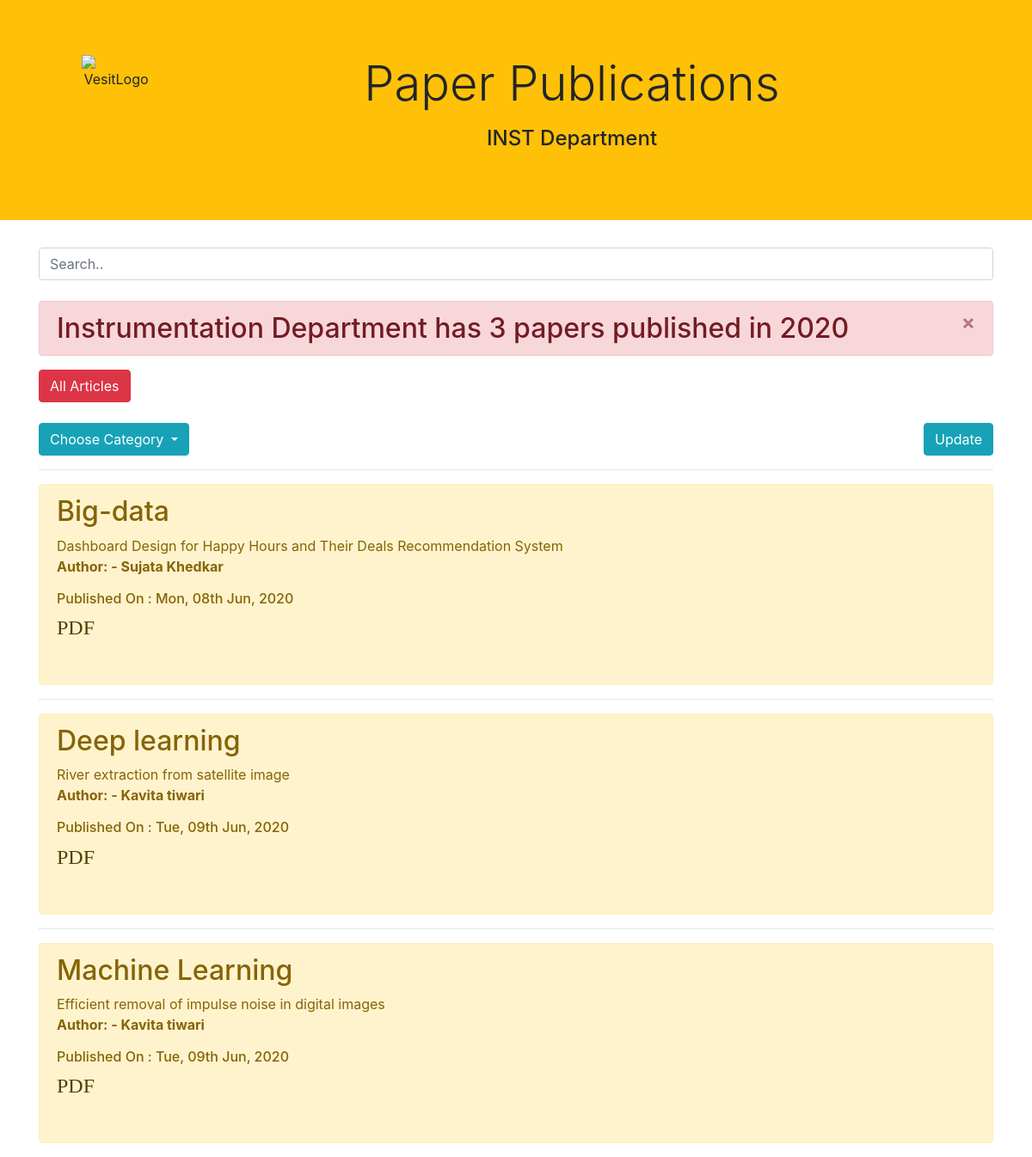
Page /inst/2020 on the committed database.
### publish/models.py (models this page shows, shortened)
class Article(models.Model):
    id = models.AutoField
    name = models.CharField(max_length=200, blank=False)
    publish_date = models.DateField(default=timezone.now())
    author = models.CharField(max_length=200, blank=False)
    category = models.CharField(max_length=100)
    article_link = models.URLField()

### publish/views.py (the view)
# urls.py: path('<int:id>', views.years, name="year"),
def years(request, id):
    all_articles = Article.objects.all()
    articles = list(filter(lambda a: a.publish_date.year == id, all_articles))
    categories = list(map(lambda a: a.category, articles))
    set_categories = list(set(categories))
    categorical = defaultdict(list)
    for article in articles:
        categorical[article.category].append(article)
    for article in articles:
        categorical[article.category].sort(reverse = True, key = lambda a: a.publish_date)
    params = {'articles': dict(categorical), 'count': len(articles), 'categories': set_categories,'id':id}
    return render(request, 'publish/year.html', params)

### publish/templates/publish/year.html (shortened to what this page needs)
<!doctype html>
<html lang="en">
<head>
    <link rel="stylesheet" href="https://stackpath.bootstrapcdn.com/bootstrap/4.5.0/css/bootstrap.min.css">
</head>
<body>
    <div class="jumbotron jumbotron-fluid bg-warning text-black text-center">
        <div class="container">
            {% load static %}
            <img src='https://lh3.googleusercontent.com/NV3GMIm7Wq6VTQtWc19z3zrYmT3lMEDlzXH-RtkVwKyExLriveE-x6g1UsXXRuiru6Q' class="float-left" alt="VesitLogo" height=150px width=150px>
            <h1 class="display-4">Paper Publications</h1>
            <p class="lead">
                <h4>INST Department</h4>
            </p>
        </div>
    </div>
    <div class="container">
        <input class="form-control" id="myInput" type="text" placeholder="Search.."> {% comment %} divisionButton {% endcomment %}
        <br />
        <h2 class="alert alert-danger alert-dismissible fade show">
            Instrumentation Department has {{ count }} paper{{ count|pluralize }} published in {{ id }}
            <button type="button" class="close" data-dismiss="alert" aria-label="Close">
                <span aria-hidden="true">&times;</span>
            </button>
        </h2>
        <a class="btn btn-danger" href="{% url 'index' %}">
            All Articles
        </a>
        <br />
        <br>
        <div class="dropdown">
            <button class="btn btn-info dropdown-toggle" type="button" id="dropdownMenuButton" data-toggle="dropdown" aria-haspopup="true" aria-expanded="false">
                Choose Category
            </button>
            <a href="{% url 'admin:index' %}" class="btn btn-info float-right">Update</a>
        </div>
        {% for key, values in articles.items %}
        <div id="myDIV">
            <div>
                <hr>
                <div class="alert alert-warning">
                    <h2 class="alert-heading" id="{{ key | upper }}">{{ key }}</h2>
                    {% for article in values %}
                    <p class="text-justify" id='{{ article.publish_date|date:"Y" }}'>
                        {{ article.name }}<br>
                        <b>Author: - {{ article.author }}</b>
                        <h6>Published On : {{ article.publish_date|date:"D, dS M, Y" }}</h6>
                        <a href="{{ article.article_link }}" class="alert-link"><i class="material-icons">PDF</i></a>
                    </p>
                    <br> {% endfor %}
                </div>
            </div>
        </div>
        {% endfor %}
</body>
</html>

### publish/templates/publish/year.html (style rules this page uses)
img { height: 100px; width: 80px; margin-left: 50px; }

### rows in the picture
Article: category "Big-data", name "Dashboard Design for Happy Hours and Their Deals Recommendation System", author "Sujata Khedkar", publish_date "Mon, 08th Jun, 2020"
Article: category "Deep learning", name "River extraction from satellite image", author "Kavita tiwari", publish_date "Tue, 09th Jun, 2020"
Article: category "Machine Learning", name "Efficient removal of impulse noise in digital images", author "Kavita tiwari", publish_date "Tue, 09th Jun, 2020"

### other values in the picture
{{ count }} "3"
{{ id }} "2020"
